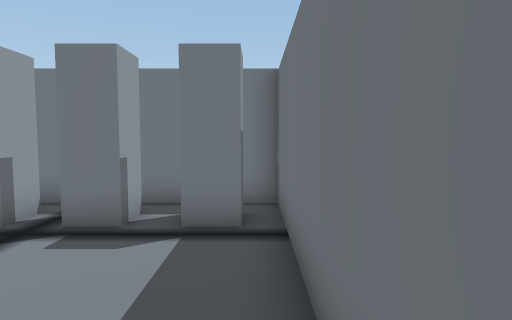
view 1 (above)

17 first-person views from a walk through a 3-D level made in the Unity game engine. The camera is 1.5 m above the floor, tilts 4° down and sees 75° across. The floor is counted in squares, 1 m on a side. Each view is taken from the middle of a square. On the plan, view 1 faces up. The plan holds only what a view shows up to about 15 squares ahead; the rest is blank. The place goes on beyond the plan. Some animated figures are left out. Door leaves are left out, so doorways stand open.

view 2
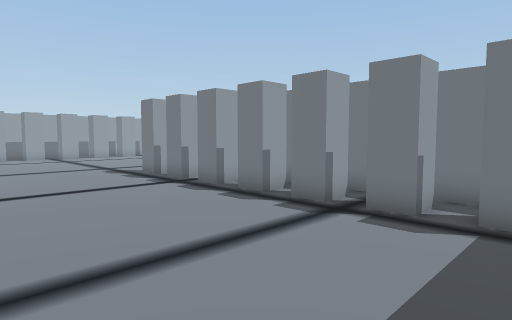

view 3
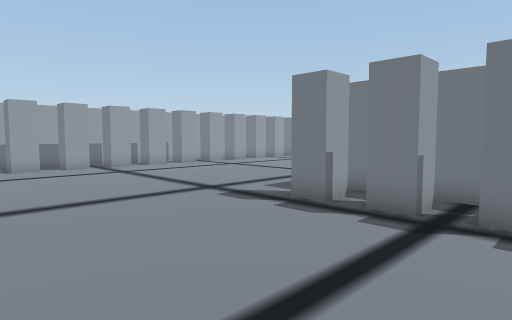

view 4
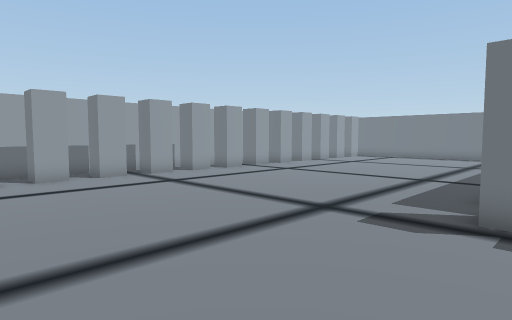

view 5
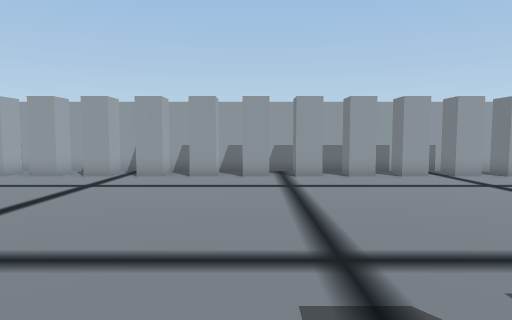

view 6
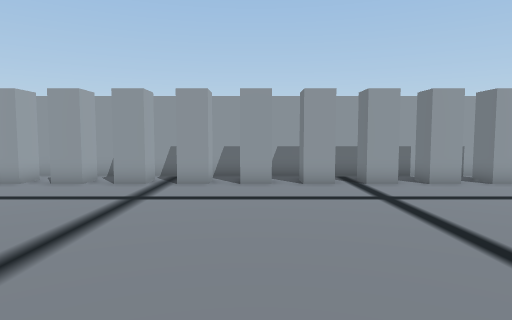

view 7
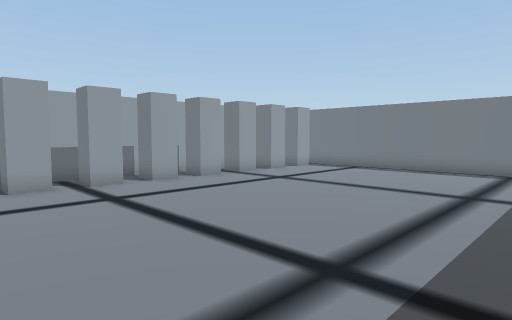

view 8
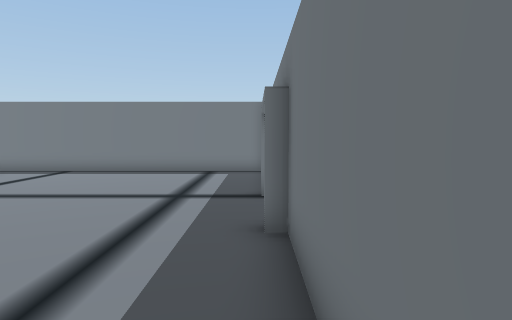

view 9
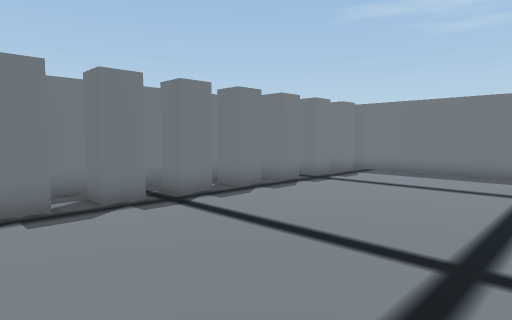

view 10
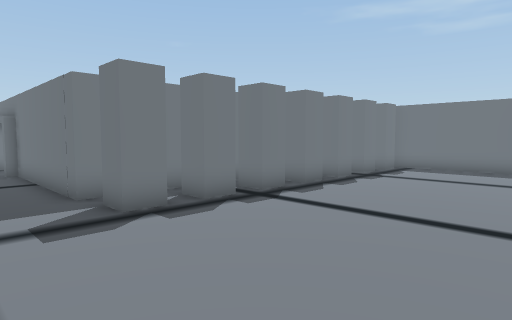

view 11
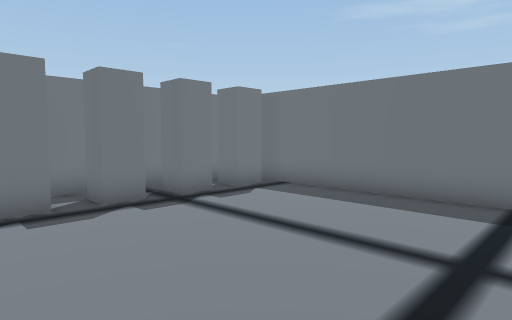

view 12
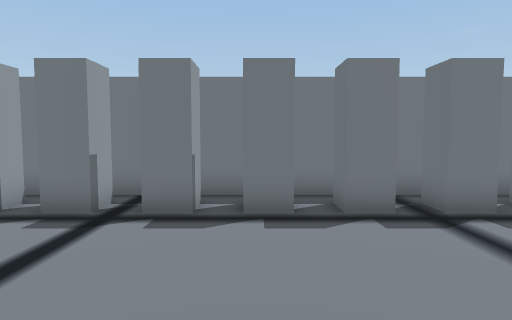

view 13
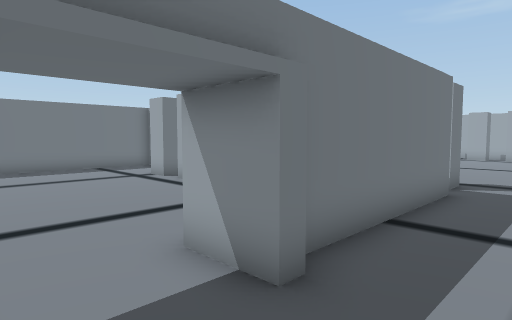

view 14
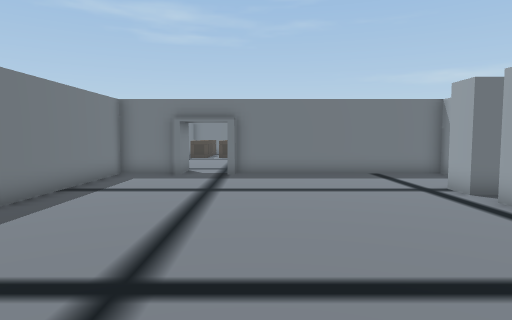

view 15
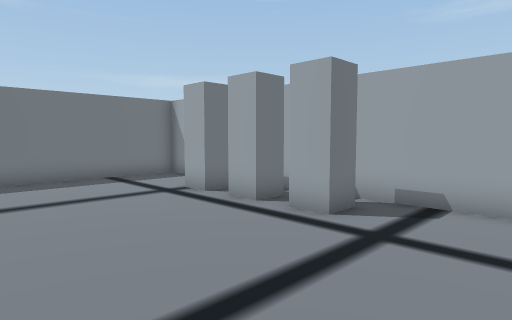

view 16
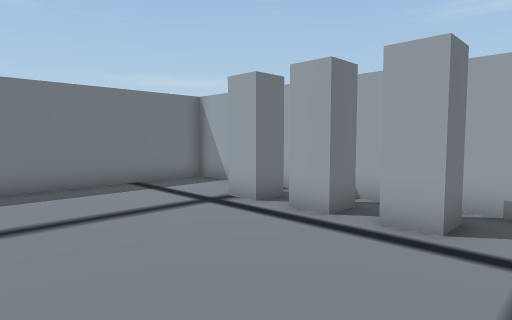

view 17
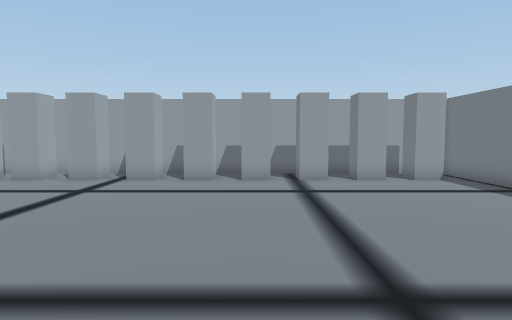

### Floor plan
Points are (right, up) in squares from view 1. A wall is a line through its corners. A room is listed if a view was taken in it or the views show most of it. See-through windows are left out.
Room 1 (views 1, 2, 3, 4, 5, 6, 7, 8, 9, 10, 11, 12, 13)
walls: (-13.7, 23.5) (-26.4, 23.5); (-26.5, 22) (-26.5, -2); (0.5, -1) (0.5, 7.5) (-13.5, 7.5) (-13.5, 13.1)
ways out: opening at (-14.7, 16.5) to room 2
objects: other object (-25, -2); other object (-25, 0); other object (-25, 2); other object (-25, 4); other object (-25, 6); other object (-25, 8); other object (-25, 10); other object (-25, 12); other object (-25, 14); other object (-25, 16); other object (-25, 18); other object (-25, 20); other object (-25, 22); other object (-13, 6) to (-12, 6); other object (-11, 6) to (-10, 6); other object (-9, 6) to (-8, 6); other object (-7, 6) to (-6, 6); other object (-5, 6) to (-4, 6); other object (-3, 6) to (-2, 6); other object (-1, 6) to (0, 6)
Room 2 (views 14, 15, 16, 17)
walls: (0.5, 19.2) (0.5, 21.5) (-5.9, 21.5); (-1.3, 8.5) (0.5, 8.5) (0.5, 16.9); (-11.1, 8.5) (-5.6, 8.5); (1.8, 19) (0.1, 19) (0.1, 19.4)
ways out: opening at (-14.7, 16.5) to room 1; open door at (-7, 22); open door at (1, 18)
objects: other object (-14, 14) to (-12, 14); other object (-14, 18); other object (-8, 10); other object (-6, 10); other object (-4, 10)

Where each view was taken, in squares from view 1:
view 1: 0 up, 0 right, facing up
view 2: 1 down, 0 right, facing up-left
view 3: 1 down, 8 left, facing up-left
view 4: 1 down, 12 left, facing up-left
view 5: 4 up, 12 left, facing left
view 6: 8 up, 14 left, facing left
view 7: 8 up, 14 left, facing up-left
view 8: 9 up, 14 left, facing up
view 9: 2 down, 14 left, facing up-right
view 10: 1 down, 16 left, facing up-right
view 11: 2 down, 8 left, facing up-right
view 12: 1 down, 7 left, facing up
view 13: 17 up, 16 left, facing down-right
view 14: 16 up, 13 left, facing right
view 15: 16 up, 12 left, facing down-right
view 16: 16 up, 10 left, facing down-right
view 17: 16 up, 13 left, facing left
